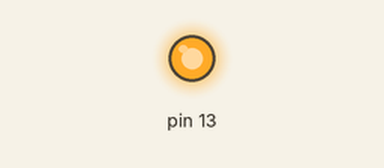
The sketch below on a simulated Arduino Uno, built with avr-gcc and run on an emulated ATmega328P. Shown: output pins drawn as LEDs (lit = HIGH).

Above: at 0.2 s.
At 4.78 s:
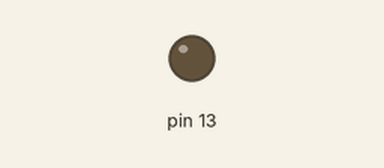
Timing chart, 0 to 5.1 s (numbered marks = the images above):
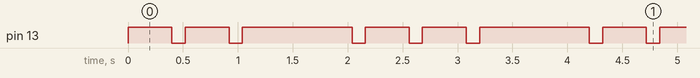

Measured:
- by itself, pin 13: repeats every 2.2 s: LOW 0.12 s, HIGH 0.40 s, LOW 0.12 s, HIGH 1.0 s, LOW 0.12 s, HIGH 0.40 s
- by itself, everything shown: repeats every 2.2 s, in 6 steps

The sketch:

Piscar_Luzinha.ino
```cpp
const int apaga = 120;

void setup(){
  pinMode (13,OUTPUT);
  // Em pinMode definimos o pino que será usado no código, no caso o 13, e OUTPUT, para definir o que será "feito", output significa saída, enquanto imput entrada

}

void loop()
{
  digitalWrite (13,HIGH);
  delay (400);
  digitalWrite (13,LOW);
  delay (apaga);
  // Em "digitalWrite", define-se a tensão adicionada,onde LOW são 0V (desliga) e HIGH são 5V(liga). Não só isso mas em delay é determinado um tempo, em milisegundos, em que o sistema ficara "parado" (1000 são 1seg)
  digitalWrite (13,HIGH);
  delay (400);
  digitalWrite (13,LOW);
  delay (apaga);
  digitalWrite (13,HIGH);
  delay (1000);
  digitalWrite (13,LOW);
  delay (apaga);

}
```
